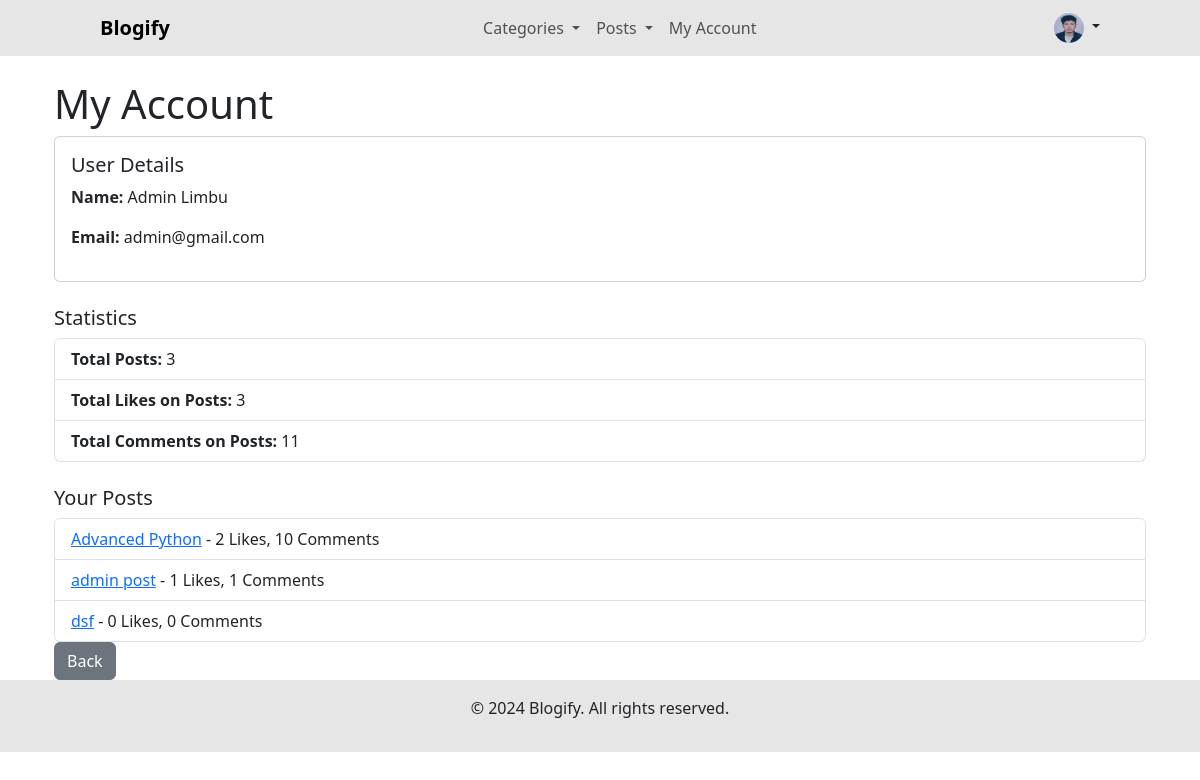
The page /Users/my-account/ (signed in) on the database as committed earlier.
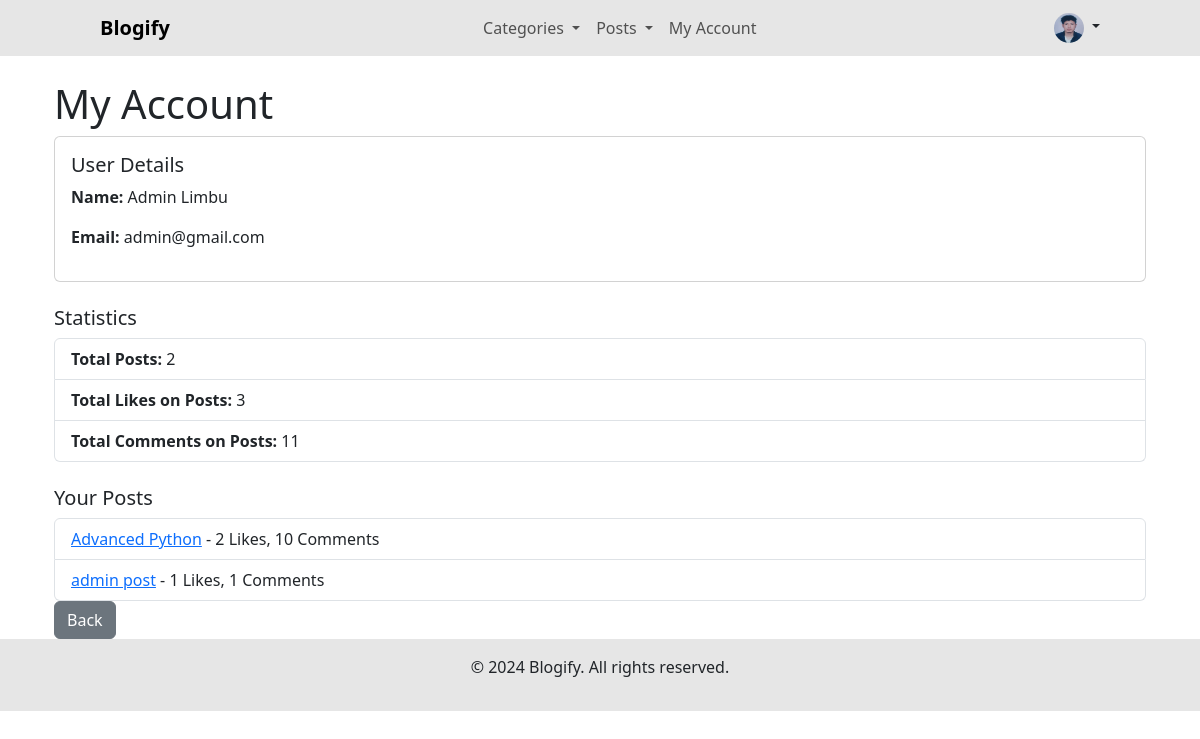
The same page on the database as committed later.
### blog/models.py (models this page shows, shortened)
class Post(models.Model):
    title = models.CharField(max_length=200)
    content = models.TextField()
    author = models.ForeignKey(settings.AUTH_USER_MODEL, on_delete=models.CASCADE, related_name='posts')
    created_at = models.DateTimeField(auto_now_add=True)
    updated_at = models.DateTimeField(auto_now=True)
    published = models.BooleanField(default=False)
    slug = models.SlugField(unique=True)  # A slug to be used in the URL
    category = models.ForeignKey(Category, on_delete=models.CASCADE, related_name='posts', null=True, blank=True)  # Link to Category
    image = models.ImageField(upload_to='post_images/', null=True, blank=True)

### User/views.py (the view)
# urls.py: path('my-account/', views.MyAccount, name='admin_my_account'),
@login_required
def MyAccount(request):
    user = request.user
    user_posts = Post.objects.filter(author=user)
    total_likes = sum(post.likes.count() for post in user_posts)
    total_comments = Comment.objects.filter(post__author=user).count()
    context = {
        'user': user,
        'total_posts': user_posts.count(),
        'total_likes': total_likes,
        'total_comments': total_comments,
        'posts': user_posts,
    }
    return render(request, 'admin/my_account.html', context)

### User/templates/admin/my_account.html (shortened to what this page needs)
{% extends 'admin/admin_base.html' %}
{% block content %}
<div class="container mt-4">
    <h1>My Account</h1>
    <div class="card">
        <div class="card-body">
            <h5 class="card-title">User Details</h5>
            <p><strong>Name:</strong> {{ user.first_name }} {{ user.last_name }}</p>
            <p><strong>Email:</strong> {{ user.email }}</p>
        </div>
    </div>
    <div class="mt-4">
        <h5>Statistics</h5>
        <ul class="list-group">
            <li class="list-group-item">
                <strong>Total Posts:</strong> {{ total_posts }}
            </li>
            <li class="list-group-item">
                <strong>Total Likes on Posts:</strong> {{ total_likes }}
            </li>
            <li class="list-group-item">
                <strong>Total Comments on Posts:</strong> {{ total_comments }}
            </li>
        </ul>
    </div>
    <div class="mt-4">
        <h5>Your Posts</h5>
        {% if posts %}
            <ul class="list-group">
                {% for post in posts %}
                    <li class="list-group-item">
                        <a href="{% url 'admin_post_detail' post.id %}">{{ post.title }}</a>
                        - {{ post.likes.count }} Likes,
                        {{ post.comments.count }} Comments
                    </li>
                {% endfor %}
            </ul>
        {% else %}
            <p>You haven't created any posts yet.</p>
        {% endif %}
    </div>
    <a href="{% url 'admin_home'%}" class="btn btn-secondary">Back</a>
</div>
{% endblock %}

Rows that differ between the two databases and show on the page:
removed Post: title "dsf", likes.count "0", comments.count "0"
Other text that changed with them:
{{ total_posts }}: "3" → "2"
